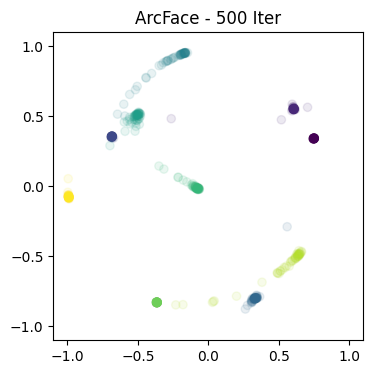
#> input picture assets/from_arcface_to_simpleface/arcface_clusters.png, 373 x 374 px, found by its file name
$ jupyter execute --allow-errors 5_from_arcface_to_simpleface.ipynb   (shell and % lines are left out)
#> lines starting #> are read from the running program, lines starting #| are printed output that depends on the picture
[cell 1]
import warnings
warnings.filterwarnings("ignore")

from PIL import Image
import numpy as np
import matplotlib.pyplot as plt

# From ArcFace to SimpleFace

*Jun 12, 2023*

---------------------------------------------------

Once, while working on a face swapping project I was using [ArcFace](https://arxiv.org/abs/1801.07698) as an identity estimator. The key problem with face swapping is finding the trade-off between identity information (face shape) and attributes like pose, expression, illumination etc. and the resulting quality depends a lot on the quality of the pre-trained identity estimator. So I was naturally looking into ways to improve ours. I wanted to clean identity embeddings of all the irrelevant attribute information, which means a tighter intra-class grouping. So I was looking at the loss and thinking and this is what came out.

# ArcFace Primer

ArcFace is still a workhorse in many face-related AI applications despite its respectable age due to availability and decent quality of pretrained models. It came as an improvement to a whole line of angular margin face recognition models like SphereFace and CosineFace. It formulates the task of face recognition not as a metric learning problem, but as a classification task with target classes being face identities and a specially designed loss function. It consists of a linear layer with some trickery.

The ArcFace loss is parameterized by a weight matrix $W$ of *"anchor"* vectors for each identity/class. This weight matrix is multiplied by an embedding vector $x$. From school we know that:

$$ W_i^T x_j = \|W_i\| \|x_j\| \cos(\theta_i) $$

where $\theta_i$ is the angle between vectors $W_i$ and $x_j$. It was shown many times that optimizing for this dot product directly is inefficient as inter-class separation gets worse and a lot of irrelevant noise and variance leak from the data into embeddings. Putting face embeddings on a hypersphere and optimizing for an angle between vectors is a better strategy. Getting the angle is easy:

$$ \theta_i = \arccos \left( \frac{W_i^T x_j}{ \|W_i\| \|x_j\|} \right) $$

What ArcFace proposes is to add a constant margin $m$ to the angle between the class sample and its corresponding anchor vector precisely to enforce clearer inter-class separation. That's it. The rest of the loss function is plain old softmax with the cross-entropy:

$$ L = - \log \frac{e^{ s \cos \left( \theta_{y_i} + m \right)}}{e^{ s \cos \left( \theta_{y_i} + m \right)} + \sum_{j\neq y_i} e^{ s \cos \left( \theta_j\right)}} $$

Here $s$ is a scaling factor which plays the role of the softmax temperature, essentially, and $y_i$ is the *index* of the target class. Seems simple and intuitive enough, but can we make it even simpler?

# Stripped to the Bone

While reviewing ArcFace paper I zoomed into a softmax logits plot (Fig. 4b):

```{image} assets/from_arcface_to_simpleface/logits_cut.png
:alt: logits-cut
:width: 520px
:height: 400px
:align: center
```

And I have so many questions about it! Like, what's this? What is the point of this graph? These are just some squiggly lines. What is the reader supposed to make from them? Why do they only show us the interval between 20 and 100 degrees? What about angles below 20 and above 100 degrees?

This useless piece of visual noise exists for the sole purpose of being there. So here's a bit blurry but full plot which I found in this [nice article](https://laniakea2018.wordpress.com/2018/06/16/lecture-9-arcface-additive-angular-margin-loss-for-deep-face-recognition/):

```{image} assets/from_arcface_to_simpleface/logits_full.png
:alt: logits-full
:width: 520px
:height: 400px
:align: center
```

Now this is how you do plots! We can now see the full range of angles and immediately make some observations.

**Observation 1.** *All* of these functions have critical points somewhere besides the actual optimum. This may not be a big deal, but it is kinda bad taste, IMHO. A proper well-behaved loss function should have one and only critical point - at the optimum and have a good reason for every single extra one.

**Observation 2.** ArcFace logits aren't even monotonic. They have a local optimum at 180 degrees. This can make somebody have a really bad day, I'd say.

**Observation 3.** ArcFace logits are the only function which has *non-zero* slope at 0 degrees. Now that's interesting.

In practice they add some corrections to ArcFace (so-called *easy* margin and *hard* margin) which change the shape of the "tail" of the logits but they don't get rid of the abovementioned problems.

Let's think of the ArcFace a bit. The graph of the logits doesn't have a continuation to the left because the dot product gives you the angle along the shortest arc which is always between 0 and $\pi$. This means that a non-zero derivative of logits at 0 produces non-zero updates to both $W_i$ and $x_j$ no matter how close they are. Compare this to Softmax logits, for example, which have a zero-derivative at 0 degrees and gradient updates gradually die out when vectors get close. Softmax here is like $L_2$-distance and ArcFace is like $L_1$-distance, but on a sphere. This explains why plain softmax creates embeddings with blurry inter-class boundaries while ArcFace manages to achieve sharp separation.

For the same reason the term *"margin"* cannot be really applied to the $m$ parameter of the ArcFace loss. It could be called a margin if there were negative angles available. In that case logits could go past zero and then converge at an angle $\theta = -m$ thus creating a *margin*. But angles are clipped at zero, and when the logit goes beyond it, the direction of the trajectory is just flipped back, so it constantly jiggles around zero.

> From this perspective we can see that CosineFace is completely useless, as the only thing it does is adds a constant to a dot product, which does not have *any* impact on the gradients flowing through the logits, just adds a constant scaling factor. Like, literally. Here's CosFace loss:
>
> $$ L = - \log \frac{e^{ s \left( \cos \left( \theta_{y_i} \right) - m \right)}}{e^{ s \left( \cos \left( \theta_{y_i} \right) - m \right)} + \sum_{j\neq y_i} e^{ s \cos \left( \theta_j\right)}}
    = - \log e^{-sm} \frac{e^{ s \cos \left( \theta_{y_i} \right)}}{ e^{-sm} e^{s \cos \left( \theta_{y_i} \right)} + \sum_{j\neq y_i} e^{ s \cos \left( \theta_j\right)}} $$
>
> which for all intents and purposes is:
>
> $$ L = - \log \frac{e^{ s \cos \left( \theta_{y_i} \right)}}{ C e^{s \cos \left( \theta_{y_i} \right)} + \sum_{j\neq y_i} e^{ s \cos \left( \theta_j\right)}} $$
>
> The softmax sum is taken over all the classes, and re-weighting a single of thousands terms should ring a bell that something's not right here. It could make a bit more sense if a margin $m$ was dependent on the number of classes, so its effect is preserved, but they actually address this issue in the [paper](https://arxiv.org/pdf/1801.09414.pdf) and say that bigger margin reduces training stability (big surprise!). Let's note, however, that this logic is not applicable to ArcFace, as angular margin changes gradients non-linearly due to the presence of an arccos function. But I digress.

Where was I? Ah, ArcFace doesn't have a zero gradient at zero. And you know, which logit function also doesn't have zero gradient at zero? Angle function. Here it is in all its glory:

[cell 2]
plt.figure(figsize = (4,3))
plt.title("Angle Logits")
plt.plot(np.rad2deg(np.linspace(0, np.pi)), -np.linspace(0, np.pi), 'k-', lw = 3)
plt.xticks(np.arange(0, 181, 30))
plt.yticks(np.linspace(-np.pi, 0, 7), ["-$\pi$", "-$5\pi/6$", "-$2\pi/3$", "-$\pi/2$", "-$\pi/3$", "-$\pi/6$", 0])
plt.ylabel("Target Logit")
plt.xlabel("$\\theta$")
plt.xlim(0, 180)
plt.ylim(-np.pi, 0)
plt.grid(alpha = 0.5)
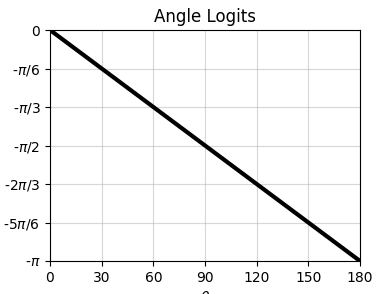
#> figure drawn by matplotlib, 1 panel; curve peaks at x = 0, y = 0

It has several advantages:
1. It does not have any shady local minima
2. It does not have any critical points whatsoever
3. It has constant derivative everywhere, as well as at zero
4. It is almost 3x more computationally efficient
5. Intuitively it makes much more sense, as we're directly optimizing for the angle between vectors

The final loss function with angular logits would be:

$$ L = - \log \frac{e^{ -s \theta_{y_i}}}{ \sum_j e^{ -s \theta_j }} $$

where $\theta_i = \arccos \left( \dfrac{W_i^T x_j}{\|W_i\| \|x_j\|} \right)$. Note that we now don't need to apply any margins selectively as in ArcFace, CosFace or whatever. I'd call this loss a SimpleFace.

# Experiments

To verify that angular logits achieve the same so-called "large margin" separation I've ran the same toy experiment they use in papers. I took 10 identities with the most images from the LFW dataset, sampled 50 photos from each identity totalling at 500 RGB image 128x128. I then took an ImageNet-pretrained ResNet18 and fine-tuned it on these 500 images using ArcFace and SimpleFace. Training both models using a 2D feature actually was pretty tricky. In such low dimensions some corner cases arise which you generally wouldn't care about with embedding dimension of 512. One such corner case is appearance of local minima in the gaps between $W_i$ vectors. Let me illustrate:

[cell 3]
import torch
import torch.nn.functional as ptf

class AngularLoss(torch.nn.Module):

    def __init__(self, dimension, num_identities, logits):
        super().__init__()
        self.dimension = dimension
        self.num_identities = num_identities
        self.logits = logits
        self.weight = torch.nn.Parameter(torch.randn(num_identities, dimension))

    # [20 lines left out: function forward, not called in this run]

#> (the rest of this cell did not finish here and is left out)

Left plot shows how the loss function depends on a single sample. Because softmax creates both attractive and repulsive "forces" between intra- and inter-class samples, there's a possibility to have a point of equilibrium when repulsive forces balance each other in the gaps due to symmetry. Depending on the data, this can cause two $W_i$ vectors to collapse into one of such local minima if repulsion from the neighbors is stronger than between these two vectors. What really sucks is that this problem occurs near when weight vectors are distributed uniformly, which happens at near the optimum, when everything is almost settled. This problem goes away in higher dimensions, however, where there are much more symmetries which should align to balance everything just right. Actually in 3D already this problem practically goes away.

The angular margin demonstrates the same tight clustering in these toy experiments as ArcFace. At lower dimensions it converges slightly faster, but speed of convergence evens out at higher dimensions, as random vectors are mostly perpendicular there and don't fall into problem regions in the tail of ArcFace logits:

[cell 4]
image1 = Image.open("assets/from_arcface_to_simpleface/arcface_clusters.png")
#> image1 is the input picture: PIL image 373x374 RGBA; mean R, G, B, A 248.4, 249.1, 248.6, 255
image2 = Image.open("assets/from_arcface_to_simpleface/simpleface_clusters.png")
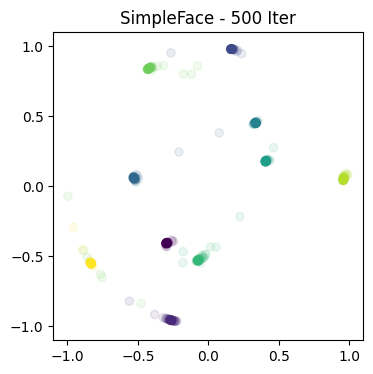
#> input picture assets/from_arcface_to_simpleface/simpleface_clusters.png, 373 x 374 px, found by its file name
#> image2 is the input picture: PIL image 373x374 RGBA; mean R, G, B, A 248.5, 249, 248.6, 255

new_image = Image.new("RGB", (image1.width + image2.width, image1.height))
#> new_image: PIL image 746x374 RGB; every value is 0
new_image.paste(image1, (0, 0))
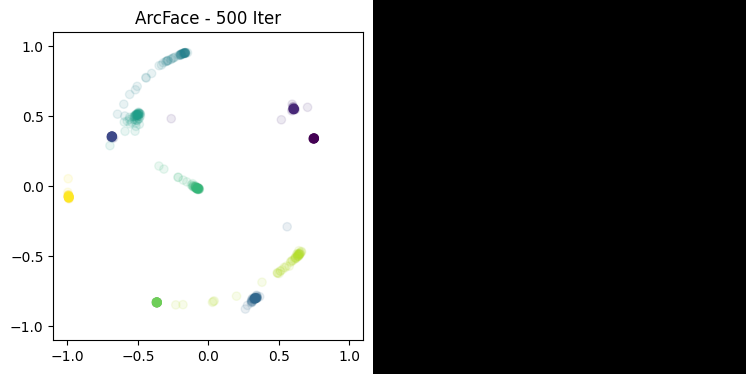
#> new_image: PIL image 746x374 RGB; mean R, G, B 124.2, 124.5, 124.3
new_image.paste(image2, (image1.width, 0))
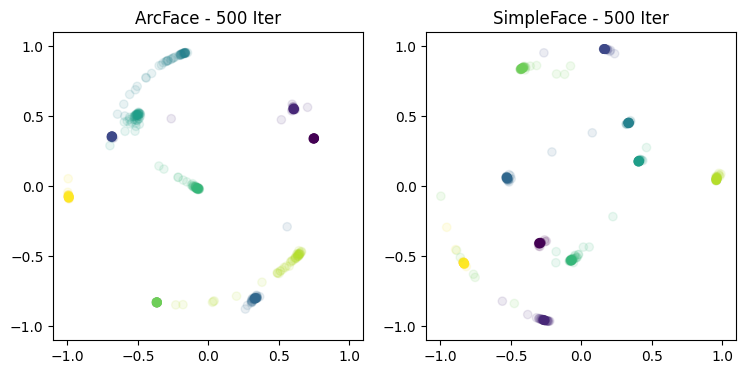
#> new_image: PIL image 746x374 RGB; mean R, G, B 248.4, 249, 248.6
new_image
